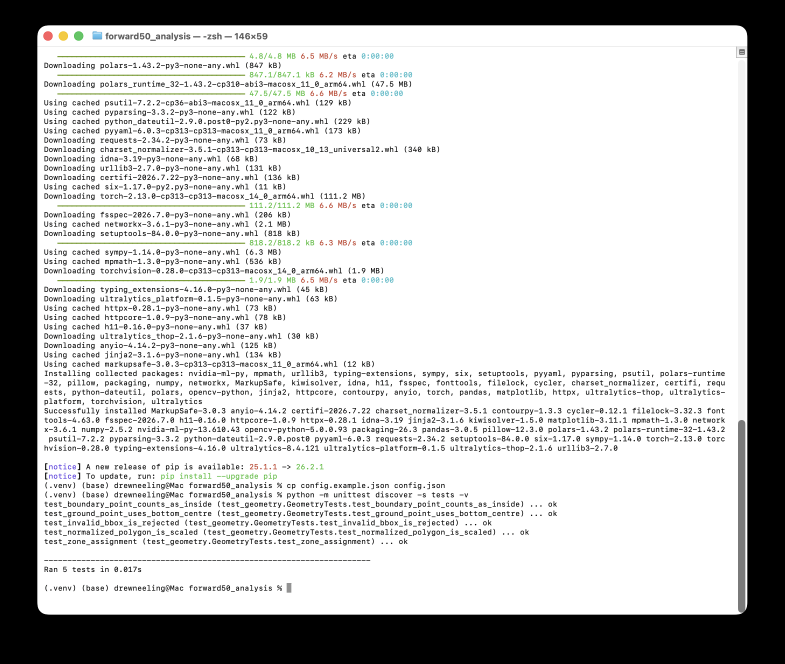
#> input picture 26_T2/afl_player_tracking_and_crowd_monitoring/Player_Tracking/forward50_analysis/evidence/geometry_tests_passed.png, 2354 x 1992 px (shown at 1/3 size)
$ python -i utils.py   (imports and definitions only)   (older library calls are emulated)
#> lines starting #> are read from the running program, lines starting #| are printed output that depends on the picture
#> further down, picture is the input picture: shape (1992, 2354, 3); mean B, G, R 192.3, 192.7, 192.5
import cv2
import numpy as np

# [291 lines left out: functions save_frame_worker, get_video_stats, get_detection_sample_interval, check_blur, not called in this run]

def apply_clahe_enhancement(image):
    # Convert BGR to LAB color space to get access of Lightness channel
    lab = cv2.cvtColor(image, cv2.COLOR_BGR2LAB)
#> lab: shape (1992, 2354, 3); mean of channels 0, 1, 2 193, 127.9, 128.2

    # Split the LAB image into separate channels
    l_channel, a_channel, b_channel = cv2.split(lab)
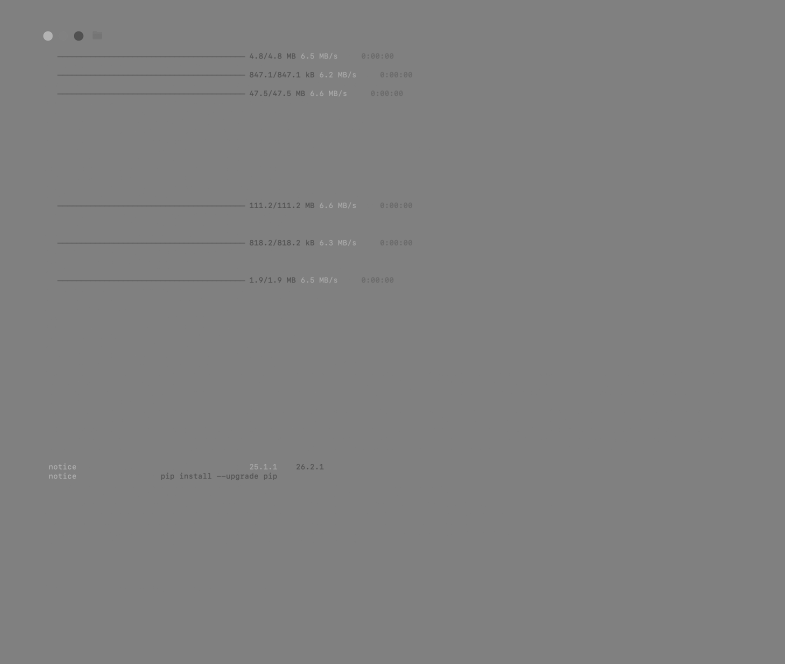
#> a_channel: shape (1992, 2354) (shown at 1/3 size); min 70, max 193, mean 127.9

    # Create the CLAHE object
    clahe = cv2.createCLAHE(clipLimit=2.0, tileGridSize=(8, 8))

    # Apply CLAHE to the L (Lightness) channel
    # clahe.apply() function redistributes the pixel intensities in the L-channel so that the "histogram" (the distribution of darks and lights) is flatter and wider, making details in shadows visible
    l_enhanced = clahe.apply(l_channel)

    # Merge the enhanced L channel back with original A and B channels
    enhanced_lab = cv2.merge((l_enhanced, a_channel, b_channel))
#> enhanced_lab: shape (1992, 2354, 3); mean of channels 0, 1, 2 193.6, 127.9, 128.2

    # Convert back to BGR color space
    return cv2.cvtColor(enhanced_lab, cv2.COLOR_LAB2BGR)

>>> import cv2
>>> picture = cv2.imread('../../Player_Tracking/forward50_analysis/evidence/geometry_tests_passed.png')
>>> result = apply_clahe_enhancement(picture)
